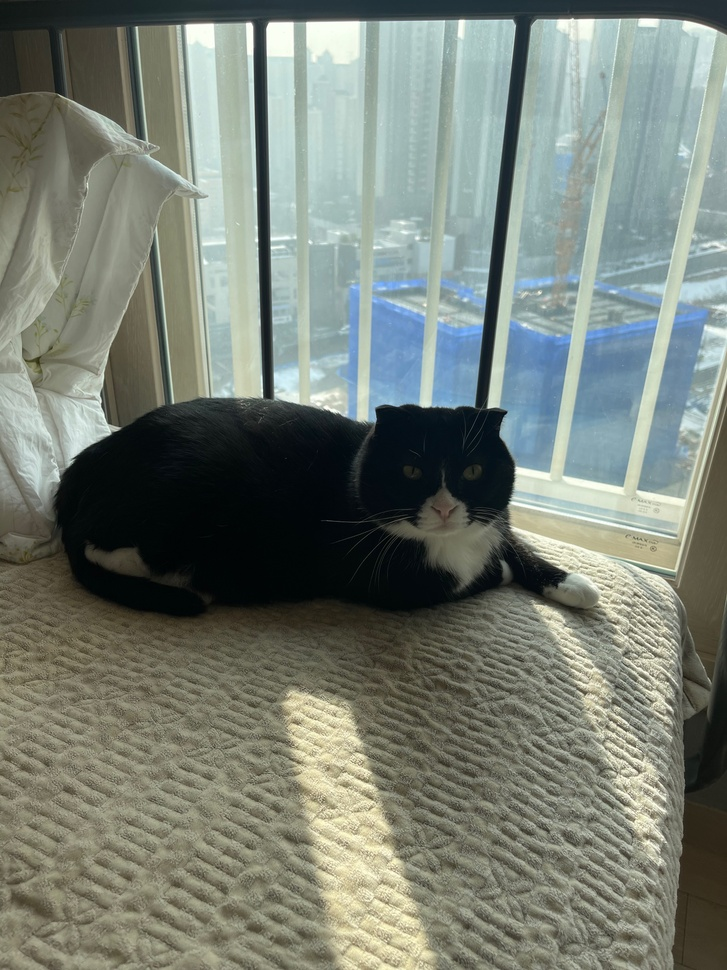
#> input picture Week_04/Day5/sample_image/IMG_0019.jpeg, 727 x 970 px, shrunk from 3024 x 4032 before the run; its folder holds only this picture in this run
$ jupyter execute --allow-errors day5_5_find_my_binarization_method.ipynb
#> lines starting #> are read from the running program, lines starting #| are printed output that depends on the picture; after the words box and inside, x2 and y2 are one past the last pixel; in counts of white or black regions, pixels touching at a corner belong together
[cell 1]
from glob import glob
import numpy as np
import cv2
from matplotlib import pyplot as plt

[cell 2]
images_path = glob('./sample_image/*.jpeg')

fig, axes = plt.subplots(3, 5, figsize=(20, 10))

for idx, (img_path, ax) in enumerate(zip(images_path, axes.flat)):
    image = cv2.imread(img_path, cv2.IMREAD_GRAYSCALE)
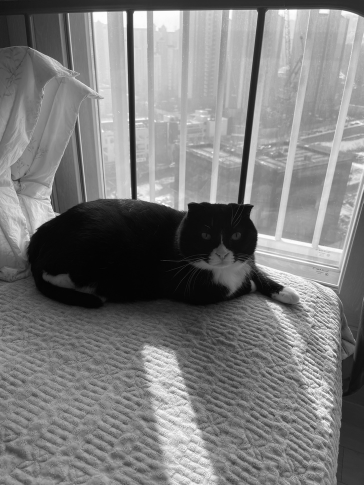
#> image: shape (970, 727) (shown at 1/2 size); min 0, max 255, mean 124.1

    ax.imshow(image, cmap='gray')
    ax.set_title(f'image: {idx+1}')
    ax.axis('off')
    ax.grid('off')

plt.show()

[cell 3]
fig, axes = plt.subplots(3, 5, figsize=(25, 12))

for idx, (img_path, ax) in enumerate(zip(images_path, axes.flat)):
    image = cv2.imread(img_path, cv2.IMREAD_GRAYSCALE)

    ax.plot(np.bincount(image.reshape(-1)))
    ax.set_title(f'image hist: {idx+1}')

plt.show()
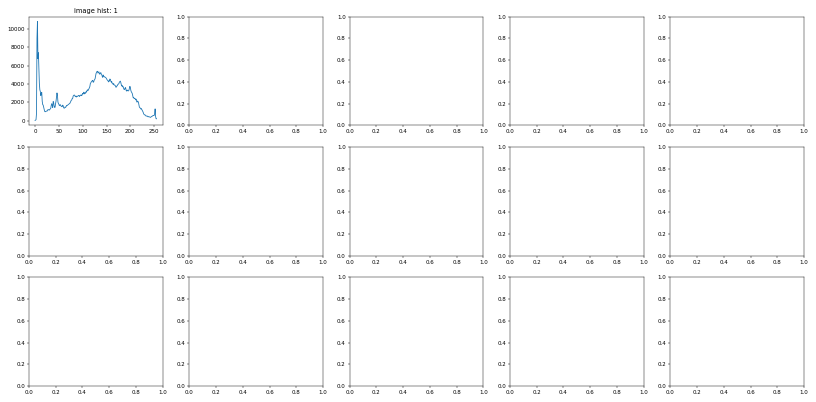
#> figure drawn by matplotlib, 1 panel; curve peaks at x = 5, y = 10832

히스토그램 값이 너무 커서 log를 취해 스케일을 조정합니다.

[cell 4]
fig, axes = plt.subplots(3, 5, figsize=(25, 12))

# plt.figure(figsize=(image.shape[1] / 700, image.shape[0] / 700))

for idx, (img_path, ax) in enumerate(zip(images_path, axes.flat)):
    image = cv2.imread(img_path, cv2.IMREAD_GRAYSCALE)

    ax.plot(np.log(np.bincount(image.reshape(-1))))
    ax.set_title(f'image hist log: {idx+1}')

plt.show()
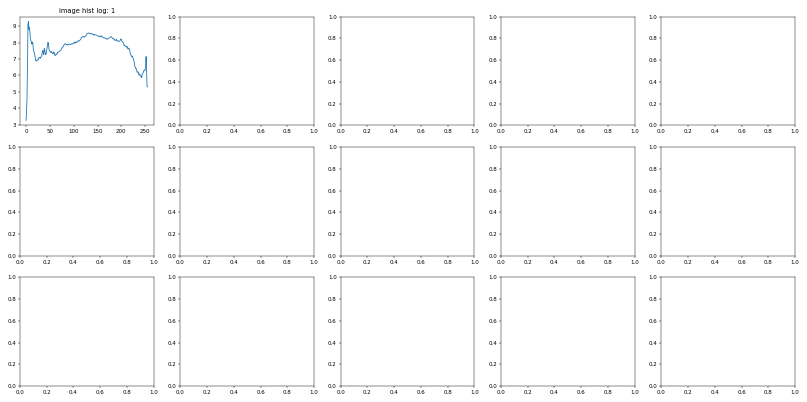
#> figure drawn by matplotlib, 1 panel; curve peaks at x = 5, y = 9.29

히스토그램 분포를 일종의 연속함수로 생각하고 극대, 극소값을 찾아 이진화처리를 해보겠습니다.

그 전에 비교를 위해 OTSU 알고리즘을 통해 샘플 이미지의 이진 영상 처리 결과를 확인해보겠습니다.

[cell 5]
fig, axes = plt.subplots(3, 5, figsize=(20, 15))

for idx, (img_path, ax) in enumerate(zip(images_path, axes.flat)):
    image = cv2.imread(img_path, cv2.IMREAD_GRAYSCALE)
    ret, otsu_image = cv2.threshold(image, -1, 255, cv2.THRESH_BINARY | cv2.THRESH_OTSU)
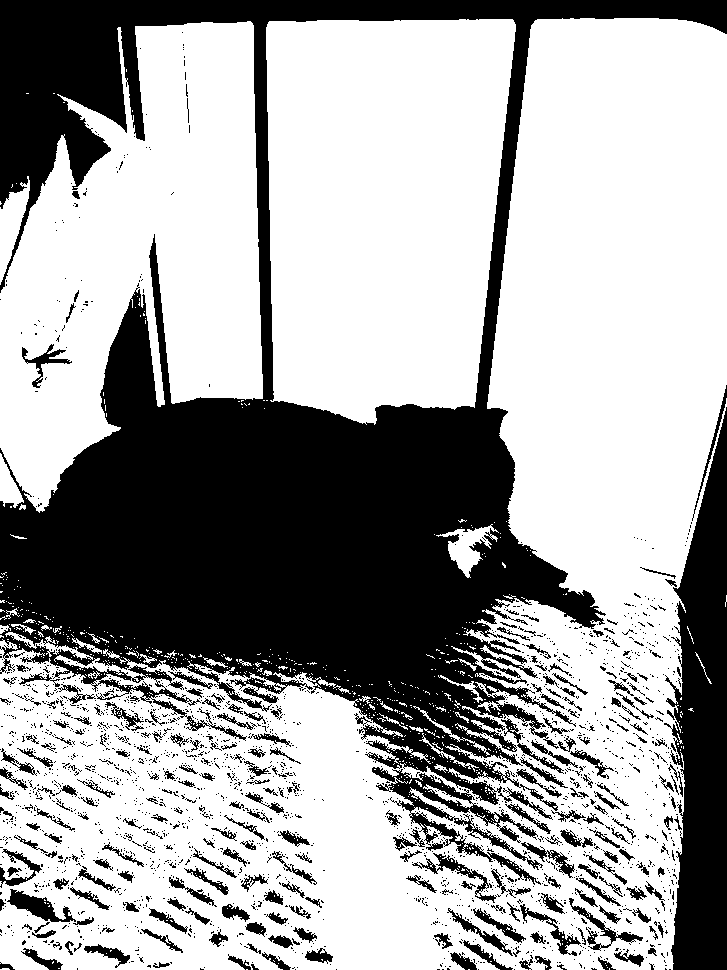
#> otsu_image: shape (970, 727); 64.6% white; 2297 black regions (2037 under 20 px), largest, box (x1, y1, x2, y2) and area: (0, 0, 727, 811) 191554, (664, 407, 727, 970) 22875, (372, 767, 543, 885) 4207
#> ret = 108

    ax.imshow(otsu_image, cmap='gray')
    ax.axis('off')
    ax.grid('off')
    ax.set_title(f'image: {idx+1}, ret: {ret}')

plt.show()

[cell 6]
def get_threshold_value(histograms):
    calc_diff = np.zeros(shape=(255, 2))
    changed_point = []

    for i in range(len(histograms)-1):
        calc_diff[i, 0] = i
        calc_diff[i, 1] = histograms[i+1] - histograms[i]

    for i in range(len(histograms)-2):
        if calc_diff[i, 1] * calc_diff[i+1, 1] < 0:
            changed_point.append([i, calc_diff[i, 1] * calc_diff[i+1, 1]])

    return int(sorted(changed_point, key=lambda x: x[1])[-1][0])

[cell 7]
fig, axes = plt.subplots(3, 5, figsize=(20, 15))

for idx, (img_path, ax) in enumerate(zip(images_path, axes.flat)):
    image = cv2.imread(img_path, cv2.IMREAD_GRAYSCALE)

    hist = np.log(np.bincount(image.reshape(-1)))
#> hist = 256 values, max 9.29 at index 5, min 3.26 at index 0, mean 7.68
    thresh_value = get_threshold_value(hist)
#> after the loop in get_threshold_value, `for i in range(len(histograms)-1):`: calc_diff = 255 pairs, first value 0 to 254, second value -1.04 to 2.45
#> after the loop in get_threshold_value, `for i in range(len(histograms)-2):`: changed_point = 99 pairs, first value 4 to 251, second value -0.541 to -3.5e-05
#> thresh_value = 66
    ret, mine_image = cv2.threshold(image, thresh_value, 255, cv2.THRESH_BINARY)
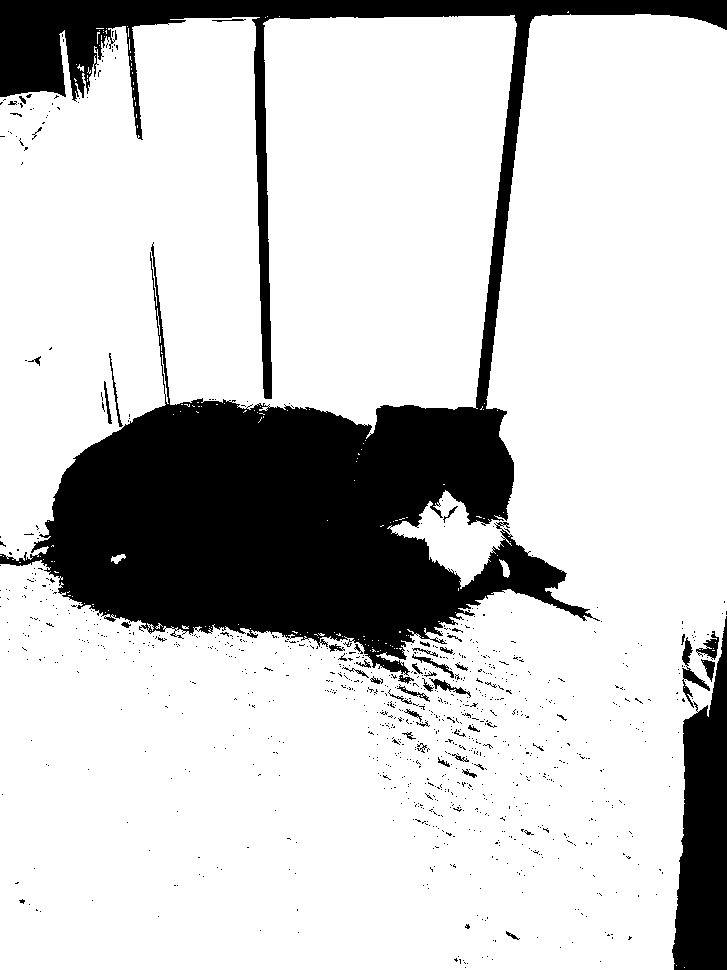
#> mine_image: shape (970, 727); 79.8% white; 995 black regions (945 under 20 px), largest, box (x1, y1, x2, y2) and area: (0, 0, 727, 676) 124195, (672, 616, 727, 970) 12848, (682, 637, 710, 708) 482
#> ret = 66

    ax.imshow(mine_image, cmap='gray')
    ax.axis('off')
    ax.grid('off')
    ax.set_title(f'image: {idx+1}, ret: {ret}')

plt.show()

$ run again, on Week_04/Day5/sample_image/IMG_7400.jpeg
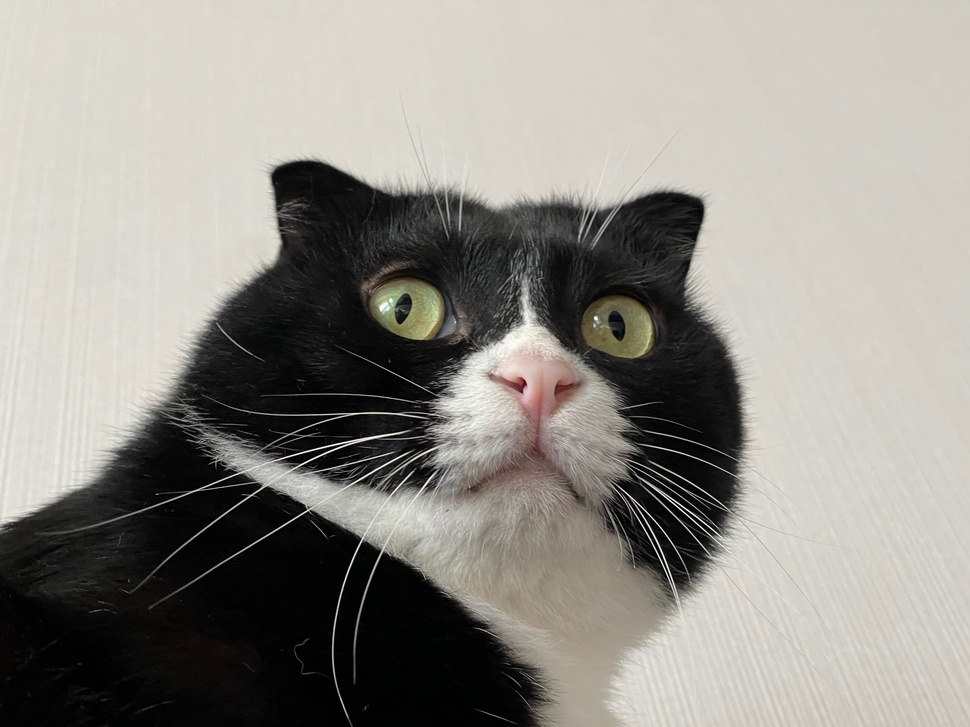
#> input picture Week_04/Day5/sample_image/IMG_7400.jpeg, 970 x 727 px, shrunk from 4032 x 3024 before the run
#> `ret, otsu_image = cv2.threshold(image, -1, 255, cv2.THRESH_BINARY | cv..`:
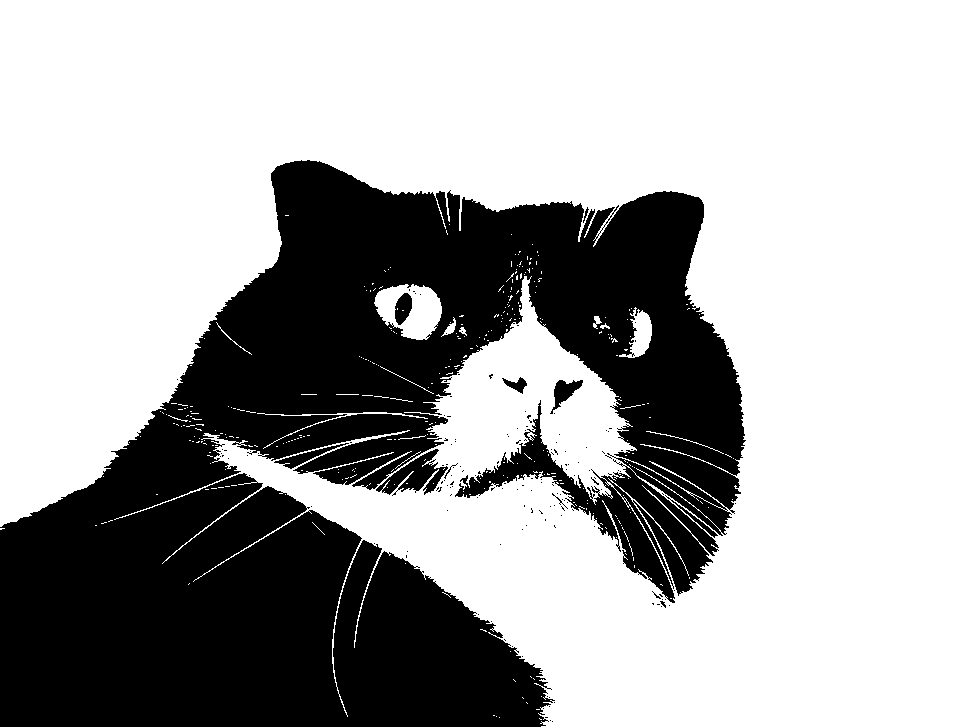
#> otsu_image: shape (727, 970); 66.4% white; 156 black regions (147 under 20 px), largest, box (x1, y1, x2, y2) and area: (0, 160, 746, 727) 233344, (376, 449, 448, 496) 1417, (550, 380, 583, 414) 452
#> `ret, otsu_image = cv2.threshold(image, -1, 255, cv2.THRESH_BINARY | cv..`: ret = 113
#> hist = 256 values, max 10.46 at index 217, min 3.33 at index 252, mean 6.9
#> after the loop in get_threshold_value, `for i in range(len(histograms)-1):`: calc_diff = 255 pairs, first value 0 to 254, second value -0.498 to 1.17
#> after the loop in get_threshold_value, `for i in range(len(histograms)-2):`: changed_point = 94 pairs, first value 1 to 247, second value -0.0885 to -3.13e-05
#> thresh_value = 119
#> `ret, mine_image = cv2.threshold(image, thresh_value, 255, cv2.THRESH_B..`:
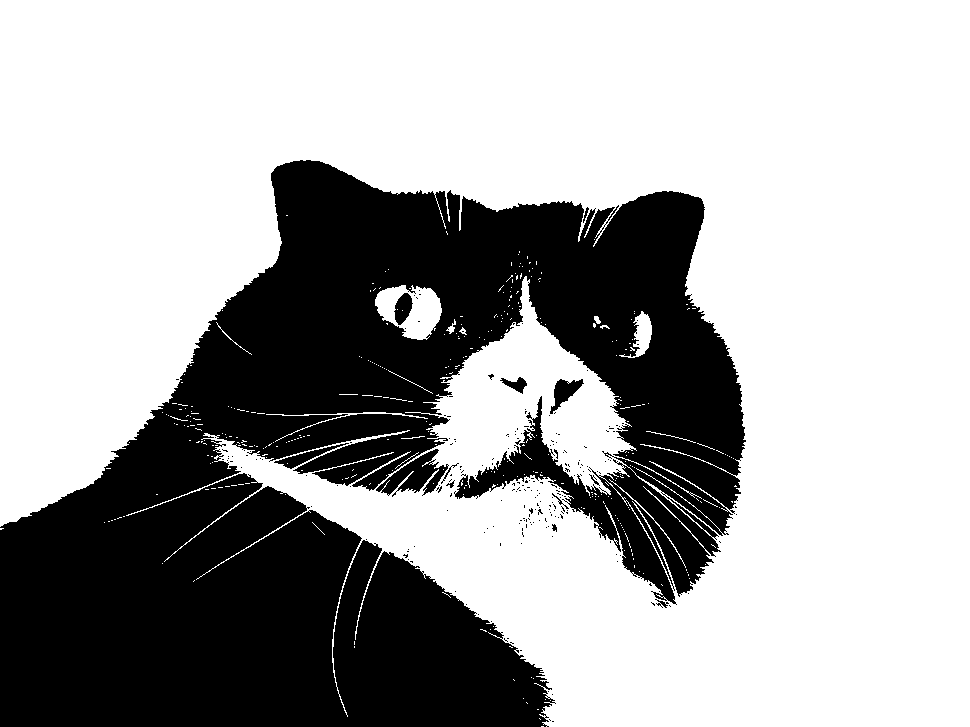
#> mine_image: shape (727, 970); 66% white; 222 black regions (209 under 20 px), largest, box (x1, y1, x2, y2) and area: (0, 160, 746, 727) 236239, (376, 449, 449, 497) 1478, (550, 379, 584, 414) 508

$ run again, on Week_04/Day5/sample_image/IMG_7423.jpeg
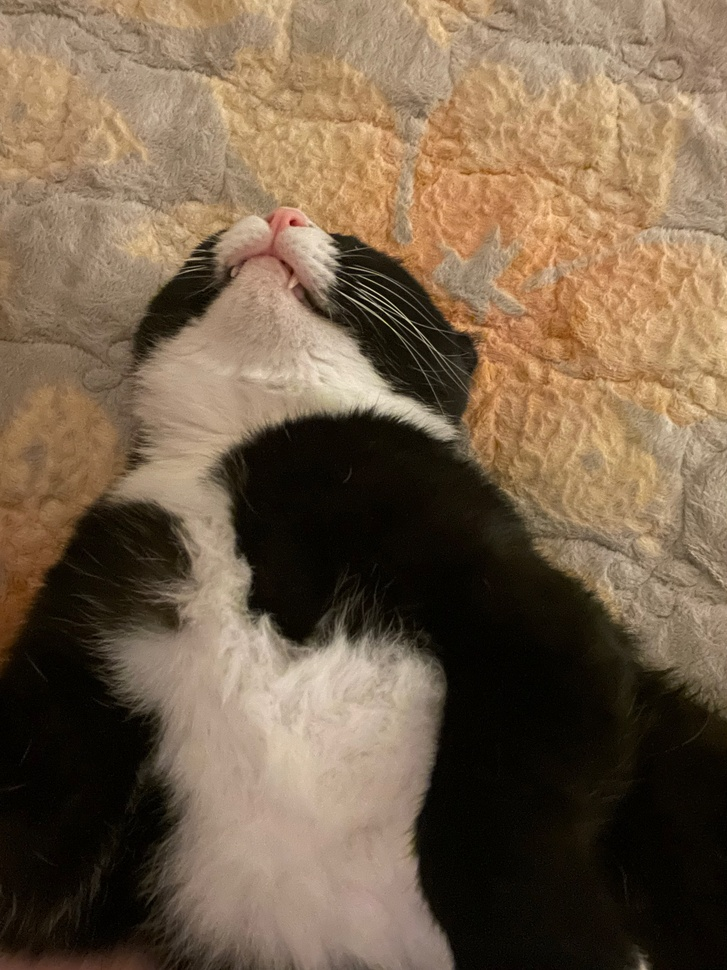
#> input picture Week_04/Day5/sample_image/IMG_7423.jpeg, 727 x 970 px, shrunk from 2316 x 3088 before the run
#> `ret, otsu_image = cv2.threshold(image, -1, 255, cv2.THRESH_BINARY | cv..`:
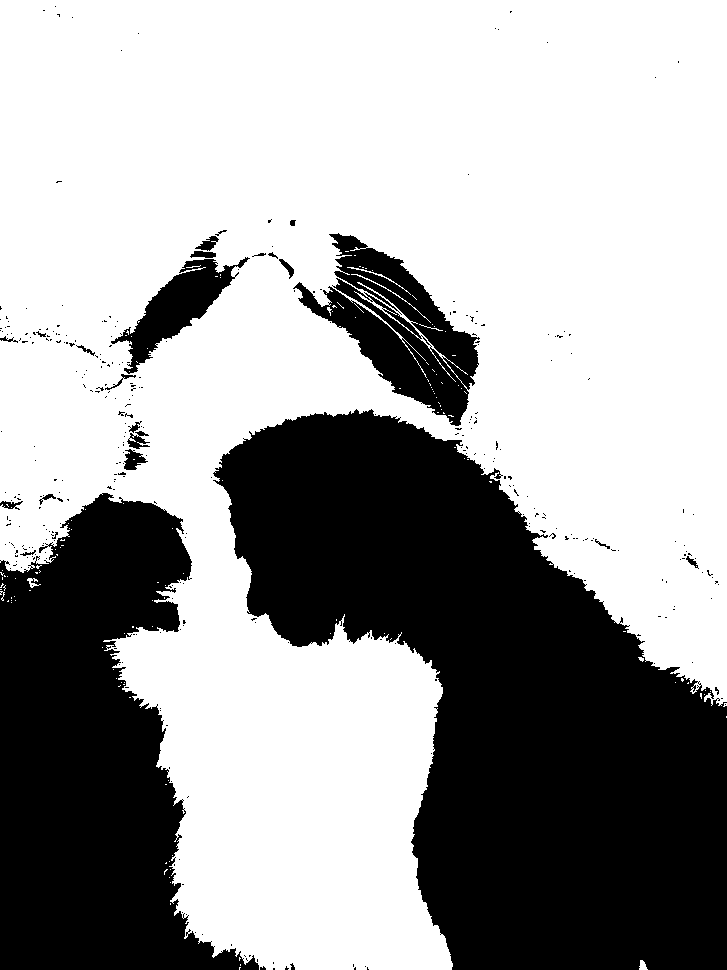
#> otsu_image: shape (970, 727); 63.7% white; 345 black regions (321 under 20 px), largest, box (x1, y1, x2, y2) and area: (213, 409, 727, 970) 158993, (0, 493, 259, 970) 75492, (293, 233, 480, 426) 14277
#> `ret, otsu_image = cv2.threshold(image, -1, 255, cv2.THRESH_BINARY | cv..`: ret = 82
#> after the loop in get_threshold_value, `for i in range(len(histograms)-1):`: calc_diff = 255 rows, first 8: [0, 0.791], [1, 0.897], [2, 0.638], [3, 0.389], [4, 0.17], [5, -0.0148], [6, -0.078], [7, -0.125]
#> after the loop in get_threshold_value, `for i in range(len(histograms)-2):`: changed_point = 66 rows, first 8: [4, -0.00252], [27, -0.000825], [28, -0.000447], [31, -0.000519], [32, -0.000192], [42, -0.00437], [43, -0.00737], [45, -0.0035]
#> thresh_value = 147
#> `ret, mine_image = cv2.threshold(image, thresh_value, 255, cv2.THRESH_B..`:
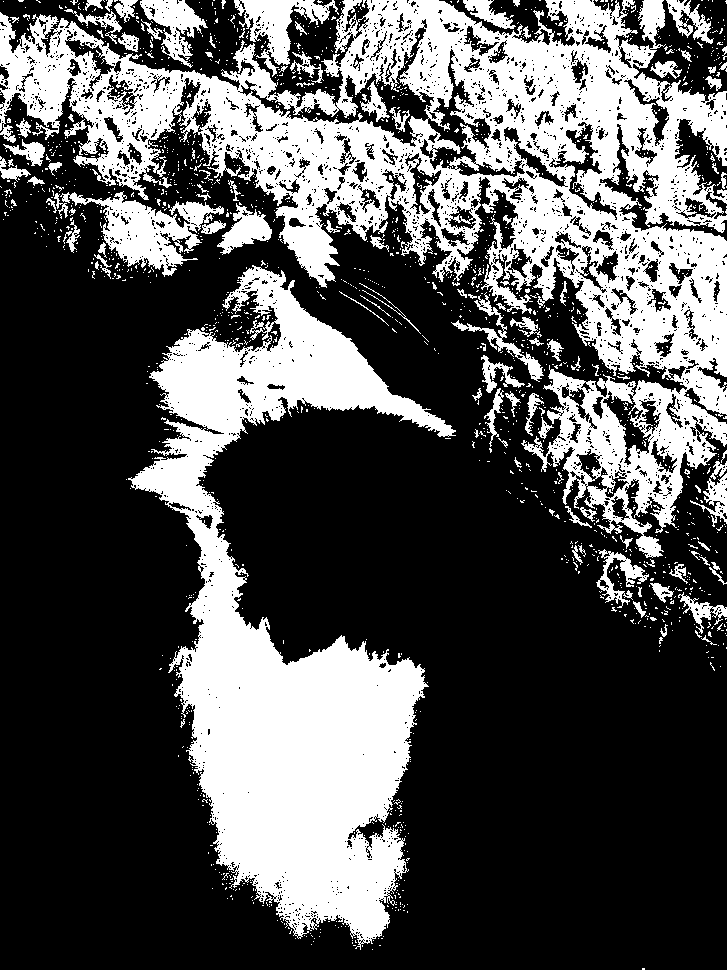
#> mine_image: shape (970, 727); 33.2% white; 1662 white regions (1545 under 20 px), largest, box (x1, y1, x2, y2) and area: (0, 0, 727, 558) 121264, (128, 265, 456, 950) 82731, (60, 191, 224, 277) 5183
